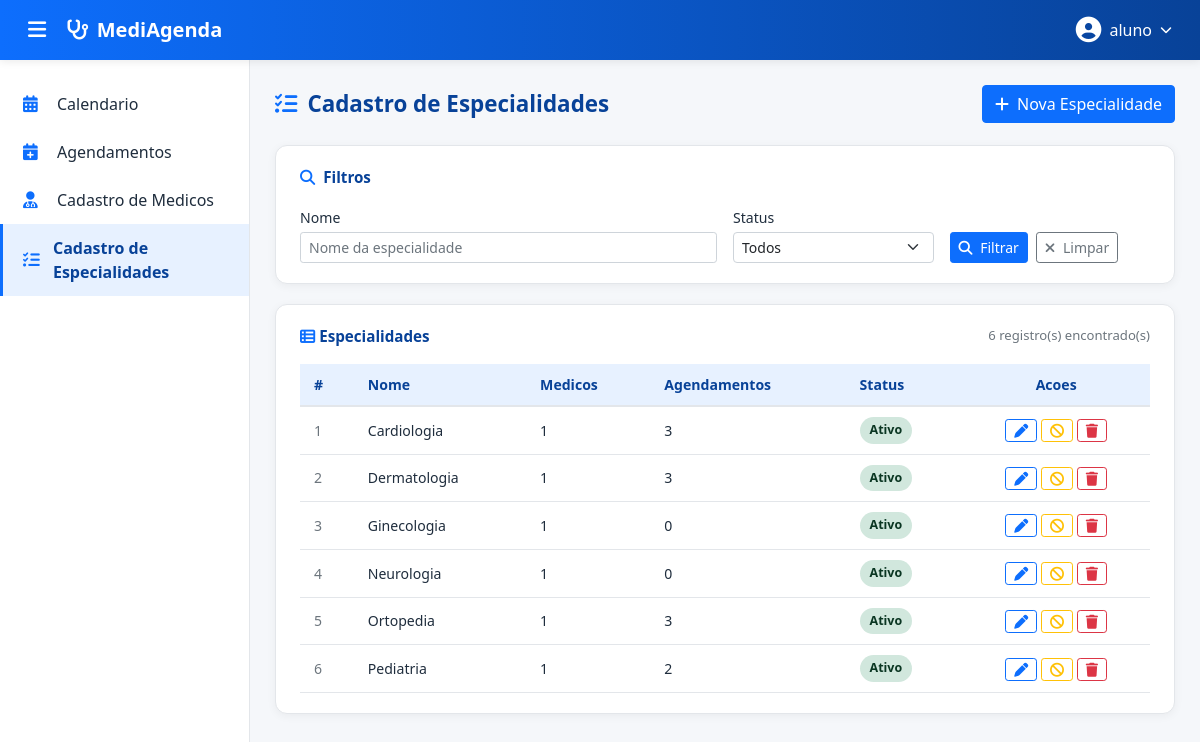
Screenshot of /www/cadastro_especialidades.php (signed in) with the database file from the repository.
### tables this page shows
create table if not exists usuario (
    cod_usuario int unsigned not null auto_increment,
    nome varchar(150) not null,
    email varchar(150) not null,
    username varchar(255) not null unique,
    pass varchar(20) not null,
    primary key (cod_usuario)
);

CREATE TABLE IF NOT EXISTS especialidades (
    id         INT          UNSIGNED NOT NULL AUTO_INCREMENT,
    nome       VARCHAR(100) NOT NULL,
    status     ENUM('Ativo','Inativo') NOT NULL DEFAULT 'Ativo',
    created_at TIMESTAMP    NOT NULL DEFAULT CURRENT_TIMESTAMP,
    updated_at TIMESTAMP    NOT NULL DEFAULT CURRENT_TIMESTAMP ON UPDATE CURRENT_TIMESTAMP,

    PRIMARY KEY (id),
    UNIQUE KEY uq_especialidade_nome (nome)
);

### www/cadastro_especialidades.php (the view, shortened to what this page needs)
<?php
require_once("conexao.php");
function h($valor) {
    return htmlspecialchars((string)$valor, ENT_QUOTES, 'UTF-8');
}
$cod_usuario = (int)$_SESSION['cod_usuario'];
$operadorNome = "";
$usuarioResult = mysqli_query($conexao_bd, "SELECT nome, email FROM usuario WHERE cod_usuario = $cod_usuario");
if ($usuario = mysqli_fetch_assoc($usuarioResult)) {
    $operadorNome = $usuario['nome'];
}
$filtroNome = trim(isset($_GET['nome']) ? $_GET['nome'] : '');
$where = array();
$whereSql = count($where) ? "WHERE " . implode(" AND ", $where) : "";
$especialidades = array();
$sql = "SELECT e.id, e.nome, e.status,
               COUNT(DISTINCT m.id) AS total_medicos,
               COUNT(DISTINCT a.id) AS total_agendamentos
          FROM especialidades e
     LEFT JOIN medicos m ON m.especialidade_id = e.id
     LEFT JOIN agendamentos a ON a.especialidade_id = e.id
          $whereSql
      GROUP BY e.id, e.nome, e.status
      ORDER BY e.nome";
$result = mysqli_query($conexao_bd, $sql);
while ($row = mysqli_fetch_assoc($result)) {
    $especialidades[] = $row;
}
?>
<!DOCTYPE html>
<html lang="pt-BR">
<head>
    <link href="https://cdn.jsdelivr.net/npm/bootstrap@5.0.2/dist/css/bootstrap.min.css" rel="stylesheet">
    <link rel="stylesheet" href="https://cdnjs.cloudflare.com/ajax/libs/font-awesome/6.5.1/css/all.min.css">
</head>
<body>
    <nav class="navbar-topo d-flex align-items-center justify-content-between px-3">
        <div class="d-flex align-items-center gap-2">
            <button class="btn-sanduiche" id="btnSanduiche" title="Menu"><i class="fa-solid fa-bars"></i></button>
            <a class="navbar-brand mb-0 d-flex align-items-center" href="principal.php"><i class="fa-solid fa-stethoscope"></i><span>MediAgenda</span></a>
        </div>
        <div class="dropdown">
            <button class="operador-toggle" type="button" id="dropdownOperador" data-bs-toggle="dropdown" aria-expanded="false">
                <i class="fa-solid fa-circle-user"></i><span class="d-none d-md-inline"><?php echo h($operadorNome) ?></span><i class="fa-solid fa-chevron-down" style="font-size:0.75rem;"></i>
            </button>
        </div>
    </nav>
    <aside class="sidebar" id="sidebar">
        <ul class="nav flex-column">
            <li class="nav-item"><a class="nav-link" href="principal.php"><i class="fa-solid fa-calendar-days"></i> Calendario</a></li>
            <li class="nav-item"><a class="nav-link" href="cadastro_agendas.php"><i class="fa-solid fa-calendar-plus"></i> Agendamentos</a></li>
            <li class="nav-item"><a class="nav-link" href="cadastro_medicos.php"><i class="fa-solid fa-user-doctor"></i> Cadastro de Medicos</a></li>
            <li class="nav-item"><a class="nav-link ativo" href="cadastro_especialidades.php"><i class="fa-solid fa-list-check"></i> Cadastro de Especialidades</a></li>
        </ul>
    </aside>
    <main class="conteudo-principal" id="conteudoPrincipal">
        <div class="page-header">
            <h2><i class="fa-solid fa-list-check"></i> Cadastro de Especialidades</h2>
            <button class="btn btn-primary" data-bs-toggle="modal" data-bs-target="#modalFormEspecialidade"><i class="fa-solid fa-plus me-1"></i> Nova Especialidade</button>
        </div>
        <div class="card-pagina">
            <div class="card-titulo"><i class="fa-solid fa-magnifying-glass"></i> Filtros</div>
            <form method="GET" action="cadastro_especialidades.php">
                <div class="row g-3">
                    <div class="col-md-6">
                        <label for="filtroNome">Nome</label>
                        <input type="text" class="form-control form-control-sm" id="filtroNome" name="nome" placeholder="Nome da especialidade" value="<?php echo h($filtroNome) ?>">
                    </div>
                    <div class="col-md-3">
                        <label for="filtroStatus">Status</label>
                        <select class="form-select form-select-sm" id="filtroStatus" name="status">
                            <option value="">Todos</option>
                        </select>
                    </div>
                    <div class="col-md-3 d-flex align-items-end gap-2">
                        <button type="submit" class="btn btn-primary btn-sm"><i class="fa-solid fa-magnifying-glass me-1"></i> Filtrar</button>
                        <a href="cadastro_especialidades.php" class="btn btn-outline-secondary btn-sm"><i class="fa-solid fa-xmark me-1"></i> Limpar</a>
                    </div>
                </div>
            </form>
        </div>
        <div class="card-pagina">
            <div class="card-titulo d-flex justify-content-between align-items-center">
                <span><i class="fa-solid fa-table-list"></i> Especialidades</span>
                <span class="text-muted" style="font-size:0.82rem; font-weight:400;"><?php echo count($especialidades) ?> registro(s) encontrado(s)</span>
            </div>
            <div class="table-responsive">
                <table class="tabela-especialidades">
                    <thead>
                        <tr>
                            <th>#</th><th>Nome</th><th>Medicos</th><th>Agendamentos</th><th>Status</th><th class="text-center">Acoes</th>
                        </tr>
                    </thead>
                    <tbody>
                        <?php if (empty($especialidades)): ?>
                            <tr><td colspan="6" class="text-center text-muted py-4"><i class="fa-solid fa-list-check me-2"></i>Nenhuma especialidade encontrada.</td></tr>
                        <?php else: ?>
                            <?php foreach ($especialidades as $esp):
                                $classeBadge = $esp['status'] === 'Ativo' ? 'badge-ativo' : 'badge-inativo';
                            ?>
                                <tr>
                                    <td class="text-muted"><?php echo (int)$esp['id'] ?></td>
                                    <td><?php echo h($esp['nome']) ?></td>
                                    <td><?php echo (int)$esp['total_medicos'] ?></td>
                                    <td><?php echo (int)$esp['total_agendamentos'] ?></td>
                                    <td><span class="badge-status <?php echo $classeBadge ?>"><?php echo h($esp['status']) ?></span></td>
                                    <td class="text-center" style="white-space:nowrap;">
                                        <button class="btn btn-sm btn-outline-primary py-0 px-2 btn-editar" title="Editar" data-id="<?php echo (int)$esp['id'] ?>" data-nome="<?php echo h($esp['nome']) ?>" data-status="<?php echo h($esp['status']) ?>"><i class="fa-solid fa-pen"></i></button>
                                        <button class="btn btn-sm btn-outline-warning py-0 px-2 btn-inativar" title="Inativar" data-id="<?php echo (int)$esp['id'] ?>" data-nome="<?php echo h($esp['nome']) ?>"><i class="fa-solid fa-ban"></i></button>
                                        <button class="btn btn-sm btn-outline-danger py-0 px-2 btn-excluir" title="Excluir definitivamente" data-id="<?php echo (int)$esp['id'] ?>" data-nome="<?php echo h($esp['nome']) ?>"><i class="fa-solid fa-trash"></i></button>
                                    </td>
                                </tr>
                            <?php endforeach; ?>
                        <?php endif; ?>
                    </tbody>
                </table>
            </div>
        </div>
    </main>
</body>
</html>

### www/cadastro_especialidades.php (style rules this page uses)
:root { --azul-primario:#0d6efd; --azul-escuro:#084298; --azul-claro:#e7f1ff; --cinza-fundo:#f5f7fa; --cinza-borda:#e3e6ea; --texto-escuro:#1f2d3d; --sidebar-larg:250px; }
body { background-color:var(--cinza-fundo); font-family:'Segoe UI', Tahoma, sans-serif; color:var(--texto-escuro); overflow-x:hidden; }
.navbar-topo { background:linear-gradient(90deg,var(--azul-primario) 0%,var(--azul-escuro) 100%); height:60px; box-shadow:0 2px 8px rgba(0,0,0,0.08); position:fixed; top:0; left:0; right:0; z-index:1030; }
.navbar-topo .navbar-brand { color:#fff; font-weight:600; font-size:1.25rem; }
.navbar-topo .navbar-brand i { margin-right:8px; }
.btn-sanduiche { background:transparent; border:none; color:#fff; font-size:1.3rem; padding:6px 12px; border-radius:6px; transition:background 0.2s; }
.operador-toggle { background:transparent; border:none; color:#fff; display:flex; align-items:center; gap:8px; padding:6px 12px; border-radius:30px; transition:background 0.2s; }
.operador-toggle i.fa-circle-user { font-size:1.6rem; }
.sidebar { position:fixed; top:60px; left:0; width:var(--sidebar-larg); height:calc(100vh - 60px); background:#fff; border-right:1px solid var(--cinza-borda); padding:20px 0; transition:transform 0.3s ease; z-index:1020; overflow-y:auto; }
.sidebar .nav-link { color:var(--texto-escuro); padding:12px 20px; border-left:3px solid transparent; transition:all 0.2s; display:flex; align-items:center; gap:12px; }
.sidebar .nav-link i { width:22px; color:var(--azul-primario); font-size:1.05rem; }
.sidebar .nav-link:hover, .sidebar .nav-link.ativo { background:var(--azul-claro); border-left-color:var(--azul-primario); color:var(--azul-escuro); }
.sidebar .nav-link.ativo { font-weight:600; }
.conteudo-principal { margin-top:60px; margin-left:var(--sidebar-larg); padding:25px; transition:margin-left 0.3s ease; min-height:calc(100vh - 60px); }
.page-header { display:flex; align-items:center; justify-content:space-between; flex-wrap:wrap; gap:12px; margin-bottom:22px; }
.page-header h2 { font-size:1.4rem; font-weight:700; color:var(--azul-escuro); margin:0; display:flex; align-items:center; gap:10px; }
.page-header h2 i, .card-pagina .card-titulo i { color:var(--azul-primario); }
.card-pagina { background:#fff; border-radius:12px; box-shadow:0 2px 10px rgba(0,0,0,0.05); border:1px solid var(--cinza-borda); padding:20px 24px; margin-bottom:20px; }
.card-pagina .card-titulo { font-weight:600; font-size:0.95rem; color:var(--azul-escuro); margin-bottom:16px; display:flex; align-items:center; gap:8px; }
.tabela-especialidades { width:100%; border-collapse:separate; border-spacing:0; font-size:0.88rem; }
.tabela-especialidades thead th { background:var(--azul-claro); color:var(--azul-escuro); font-weight:600; padding:10px 14px; border-bottom:2px solid var(--cinza-borda); white-space:nowrap; }
.tabela-especialidades tbody td { padding:10px 14px; border-bottom:1px solid var(--cinza-borda); vertical-align:middle; }
.badge-status { display:inline-block; padding:4px 10px; border-radius:20px; font-size:0.78rem; font-weight:600; }
.badge-ativo { background:#d1e7dd; color:#0a3622; }
.modal-form label, .card-pagina label { font-weight:500; font-size:0.88rem; margin-bottom:4px; }

### rows the page displays
usuario: nome "aluno"
especialidades: id "1", nome "Cardiologia", total_medicos "1", total_agendamentos "3", status "Ativo"
especialidades: id "2", nome "Dermatologia", total_medicos "1", total_agendamentos "3", status "Ativo"
especialidades: id "3", nome "Ginecologia", total_medicos "1", total_agendamentos "0", status "Ativo"
especialidades: id "4", nome "Neurologia", total_medicos "1", total_agendamentos "0", status "Ativo"
especialidades: id "5", nome "Ortopedia", total_medicos "1", total_agendamentos "3", status "Ativo"
especialidades: id "6", nome "Pediatria", total_medicos "1", total_agendamentos "2", status "Ativo"

### other values shown
count($especialidades) "6"
